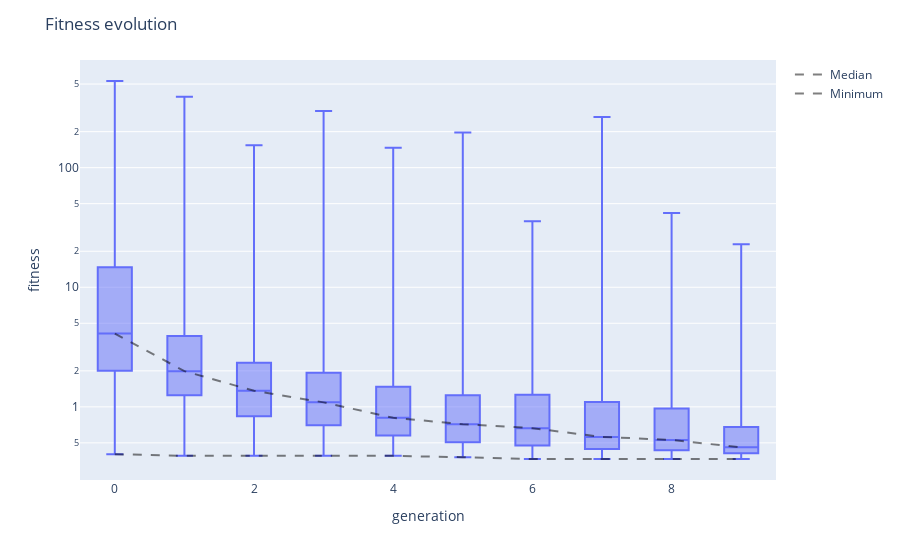

The cell this chart's notebook holds for it:
### Code cell
viewer.fitness_evolution()

### Figure 1 — Plotly figure (JSON) as saved in the notebook; plotly's stock layout.template omitted (floating-point values rounded to 4 significant figures; data arrays with more than 128 entries replaced by an {"elided": "..."} marker saying what was removed)
{"data": [{"alignmentgroup": "True", "boxpoints": false, "hovertemplate": "generation=%{x}<br>fitness=%{y}<extra></extra>", "legendgroup": "", "marker": {"color": "#636efa"}, "name": "", "notched": false, "offsetgroup": "", "orientation": "v", "showlegend": false, "type": "box", "x": {"elided": "5000 int values"}, "x0": " ", "xaxis": "x", "y": {"elided": "5000 float values"}, "y0": " ", "yaxis": "y"}, {"line": {"color": "rgba(0,0,0,0.5)", "dash": "dash", "width": 2}, "mode": "lines", "name": "Median", "type": "scatter", "x": [0, 1, 2, 3, 4, 5, 6, 7, 8, 9], "y": [4.099, 1.99, 1.362, 1.091, 0.81, 0.7167, 0.6634, 0.561, 0.5288, 0.4585]}, {"line": {"color": "rgba(0,0,0,0.5)", "dash": "dash", "width": 2}, "mode": "lines", "name": "Minimum", "type": "scatter", "x": [0, 1, 2, 3, 4, 5, 6, 7, 8, 9], "y": [0.4022, 0.3893, 0.3893, 0.3893, 0.3893, 0.3793, 0.3666, 0.3666, 0.3665, 0.3665]}], "layout": {"boxmode": "group", "legend": {"tracegroupgap": 0}, "margin": {"t": 60}, "title": {"text": "Fitness evolution"}, "xaxis": {"anchor": "y", "domain": [0, 1], "title": {"text": "generation"}}, "yaxis": {"anchor": "x", "domain": [0, 1], "title": {"text": "fitness"}, "type": "log"}}}
